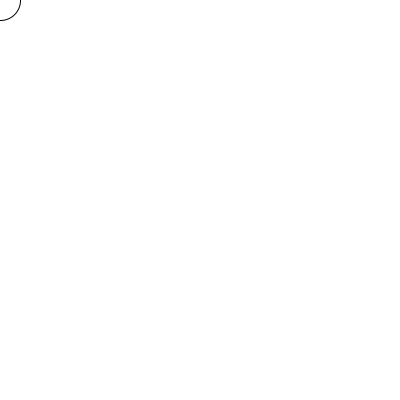
Frame 1 (no input)
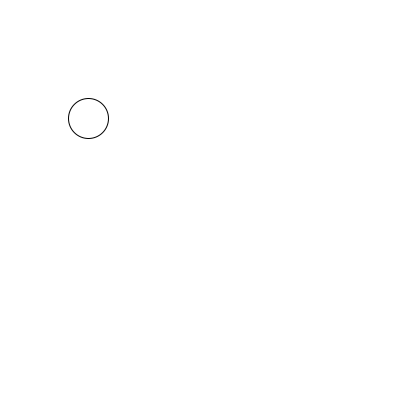
Frame 60 (the mouse pressed at the canvas centre just before this capture)
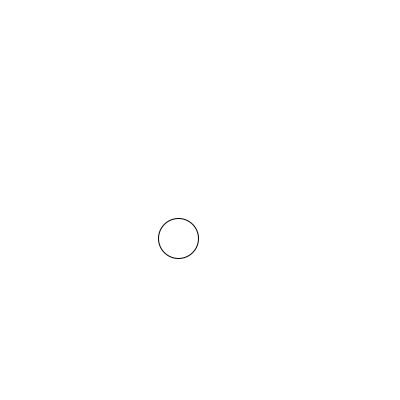
Frame 120 (the mouse held since frame 60 and released just before this capture)

The Processing sketch that drew these frames (run headless with seeded random() and noise(); from frame 60 on, the mouse is pressed at the canvas centre):

// Processing sketch: WallBall
// ── WallBall.pde
// Session 2 starter: Session 1's checkpoint ball, plus one decision.
// Predict what the new if does before you press Run.

float x = 0;
float y = 0;
float xSpeed = 1.5;
float ySpeed = 2;

void setup() {
  size(400, 400);
}

void draw() {
  background(255);
  circle(x, y, 40);
  x = x + xSpeed;
  y = y + ySpeed;
  if (y > height - 20) {
    ySpeed = -ySpeed;
  }
}
